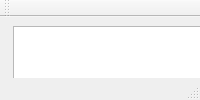
<?xml version="1.0" encoding="UTF-8"?>
<ui version="4.0">
 <class>Notepad</class>
 <widget class="QMainWindow" name="Notepad">
  <property name="windowTitle">
   <string>Notepad</string>
  </property>
  <widget class="QWidget" name="centralWidget">
   <widget class="QTextEdit" name="textEdit">
    <property name="geometry">
     <rect>
      <x>13</x>
      <y>9</y>
      <width>381</width>
      <height>251</height>
     </rect>
    </property>
   </widget>
  </widget>
  <widget class="QMenuBar" name="menuBar">
   <property name="geometry">
    <rect>
     <x>0</x>
     <y>0</y>
     <width>800</width>
     <height>22</height>
    </rect>
   </property>
  </widget>
  <widget class="QToolBar" name="mainToolBar">
   <attribute name="toolBarArea">
    <enum>TopToolBarArea</enum>
   </attribute>
   <attribute name="toolBarBreak">
    <bool>false</bool>
   </attribute>
  </widget>
  <widget class="QStatusBar" name="statusBar"/>
 </widget>
 <layoutdefault spacing="6" margin="11"/>
 <resources/>
 <connections/>
</ui>
